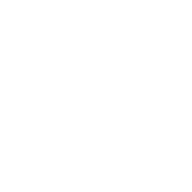
Frame 1 (no input)
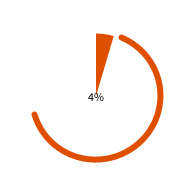
Frame 60 (the mouse pressed at the canvas centre just before this capture)
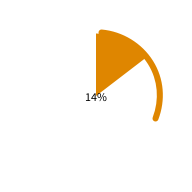
Frame 120 (the mouse held since frame 60 and released just before this capture)

The Processing sketch that drew these frames (run headless with seeded random() and noise(); from frame 60 on, the mouse is pressed at the canvas centre):

// Processing sketch: loading
// ── loading.pde
final float STROKE_WIDTH = 6;
final float NORMAL_RADIUS = 128;
float CIRCLE_RADIUS = 0;
final float ZOOM_TIME = 256;
final float WAIT_TIME = 1000;

float loadAmount = 0;

float stopMillis = -1;

boolean firstDraw = true;

void setup() {
  size(192, 192);
}

void draw() {
  if(firstDraw) {
    firstDraw = false;
    text("Test text", 0, 0);
  }
  
  if(millis() - WAIT_TIME < ZOOM_TIME) {
    CIRCLE_RADIUS = ((float)millis() - WAIT_TIME) / ZOOM_TIME * NORMAL_RADIUS;
  } else {
    CIRCLE_RADIUS = NORMAL_RADIUS;
  }
  
  if(stopMillis == -1) {
    if(loadAmount >= 1) {
      stopMillis = millis();
    }
  } else {
    if(millis() - stopMillis < ZOOM_TIME) {
      CIRCLE_RADIUS = NORMAL_RADIUS - (((float)millis() - stopMillis) / ZOOM_TIME * NORMAL_RADIUS);
    } else {
      CIRCLE_RADIUS = 0;
    }
  }
  
  background(255);
  colorMode(HSB);
  color loadingColor = color(((float)millis() / 96.0) % 256.0, 255, 223);
  loadAmount = ((float)millis() - WAIT_TIME) / 10000.0;
  
  stroke(loadingColor);
  strokeWeight(STROKE_WIDTH);
  noFill();
  arcCircle(width/2, height/2, CIRCLE_RADIUS, (float)millis() / 512.0, (float)millis() / 128.0);
  
  fill(loadingColor);
  noStroke();
  drawLoading(width/2, height/2, CIRCLE_RADIUS - (STROKE_WIDTH / 2), loadAmount);
}

void arcCircle(float xPos, float yPos, float radius, float start, float end) {
  if(radius <= 0)
    return;
  
  float arcLength = (end - start) % (2*TAU);
  
  end = ((end - start) % TAU) + start; //Is this necessary?
  
  if(arcLength <= TAU) {
    arc(xPos, yPos, radius, radius, start, end);
  } else {
    arc(xPos, yPos, radius, radius, end, start + TAU);
  }
}

void drawLoading(float xPos, float yPos, float radius, float amount) { //1 is completely loaded
  if(amount > 1)
    amount = 1;
  if(amount < 0)
    amount = 0;
  
  if(radius > 0)
    arc(xPos, yPos, radius, radius, -HALF_PI, -HALF_PI + (amount * TAU));
  
  if(radius >= 16) {
    fill(0);
    textAlign(CENTER, CENTER);
    text((int)(amount * 100) + "%", xPos, yPos);
  }
}
